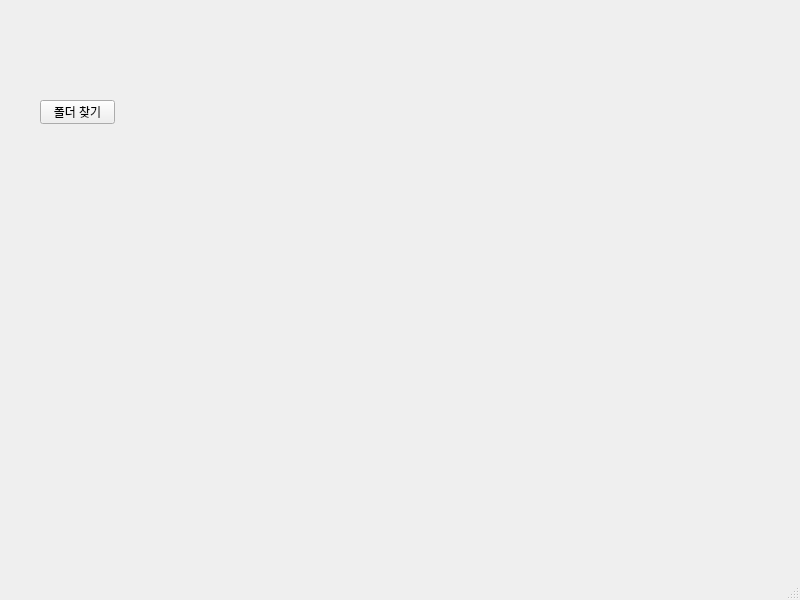
<?xml version="1.0" encoding="UTF-8"?>
<ui version="4.0">
 <class>MainWindow</class>
 <widget class="QMainWindow" name="MainWindow">
  <property name="geometry">
   <rect>
    <x>0</x>
    <y>0</y>
    <width>800</width>
    <height>600</height>
   </rect>
  </property>
  <property name="windowTitle">
   <string>MainWindow</string>
  </property>
  <widget class="QWidget" name="centralwidget">
   <widget class="QPushButton" name="btn_pathFolder">
    <property name="geometry">
     <rect>
      <x>40</x>
      <y>100</y>
      <width>75</width>
      <height>24</height>
     </rect>
    </property>
    <property name="text">
     <string>폴더 찾기</string>
    </property>
   </widget>
  </widget>
  <widget class="QMenuBar" name="menubar">
   <property name="geometry">
    <rect>
     <x>0</x>
     <y>0</y>
     <width>800</width>
     <height>22</height>
    </rect>
   </property>
  </widget>
  <widget class="QStatusBar" name="statusbar"/>
 </widget>
 <resources/>
 <connections/>
</ui>
